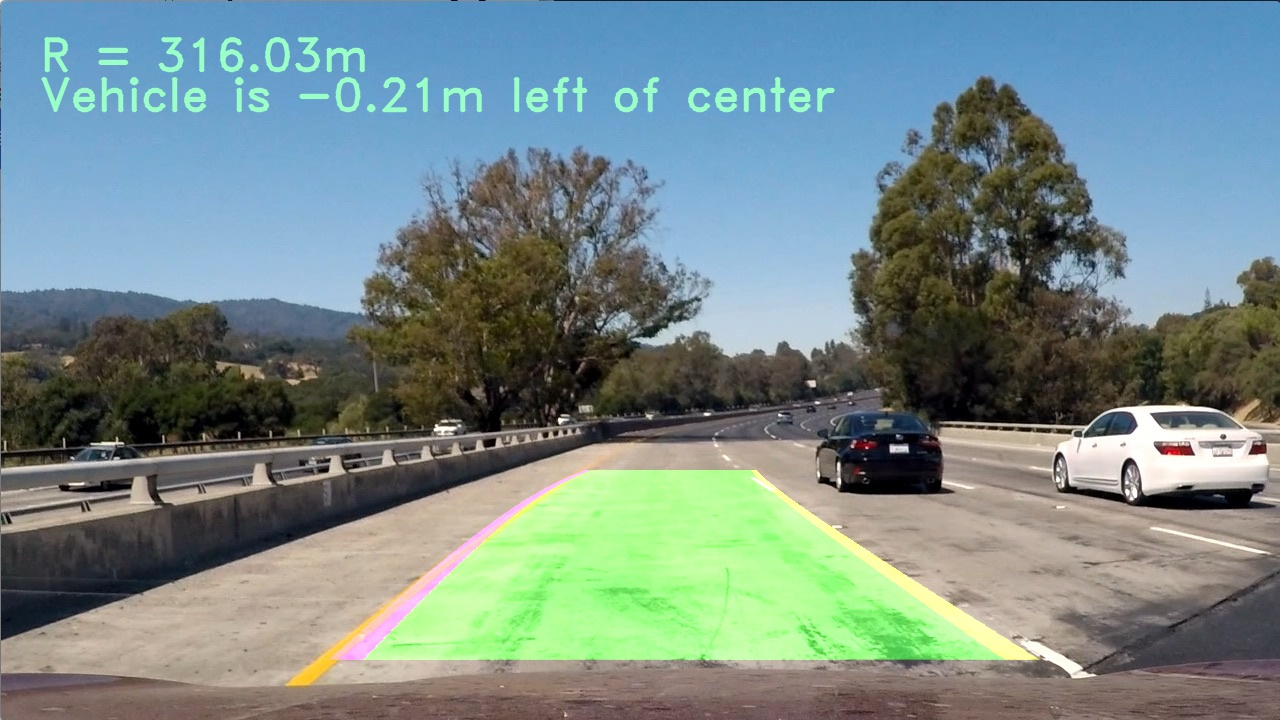
#> input picture draw_img.jpg, 1280 x 720 px; its folder holds only this picture in this run
$ python -i helpers.py   (imports and definitions only)   (older library calls are emulated)
#> lines starting #> are read from the running program, lines starting #| are printed output that depends on the picture
import numpy as np
import cv2
import glob
import matplotlib.pyplot as plt
import pickle

# [52 lines left out: function calibrate, not called in this run]


# define threshold functions

def abs_sobel_thresh(image, orient='x', sobel_kernel=3, thresh=(0, 255)):
    # Convert to grayscale
#> called with orient = 'x', sobel_kernel = 3, thresh = (0, 255)
    gray = cv2.cvtColor(image, cv2.COLOR_RGB2GRAY)
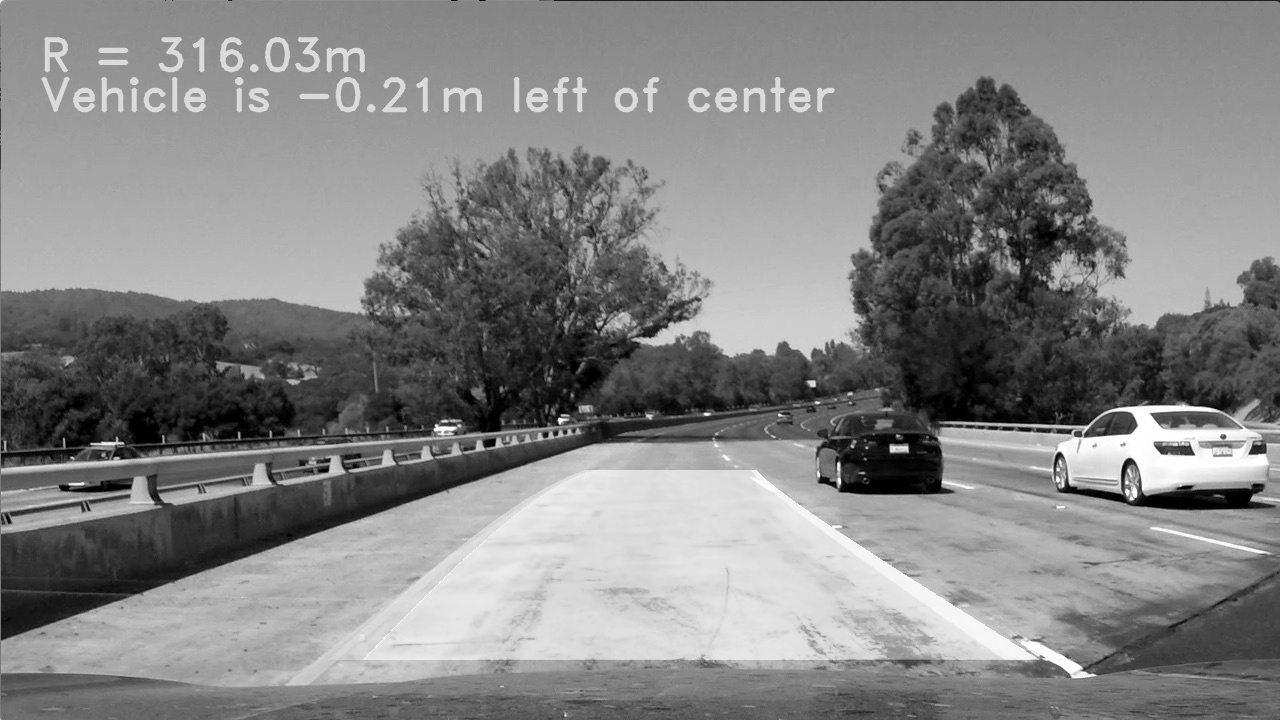
#> gray: shape (720, 1280); min 0, max 255, mean 131.8
    # Apply x or y gradient with the OpenCV Sobel() function
    # and take the absolute value
    if orient == 'x':
        abs_sobel = np.absolute(cv2.Sobel(gray, cv2.CV_64F, 1, 0))
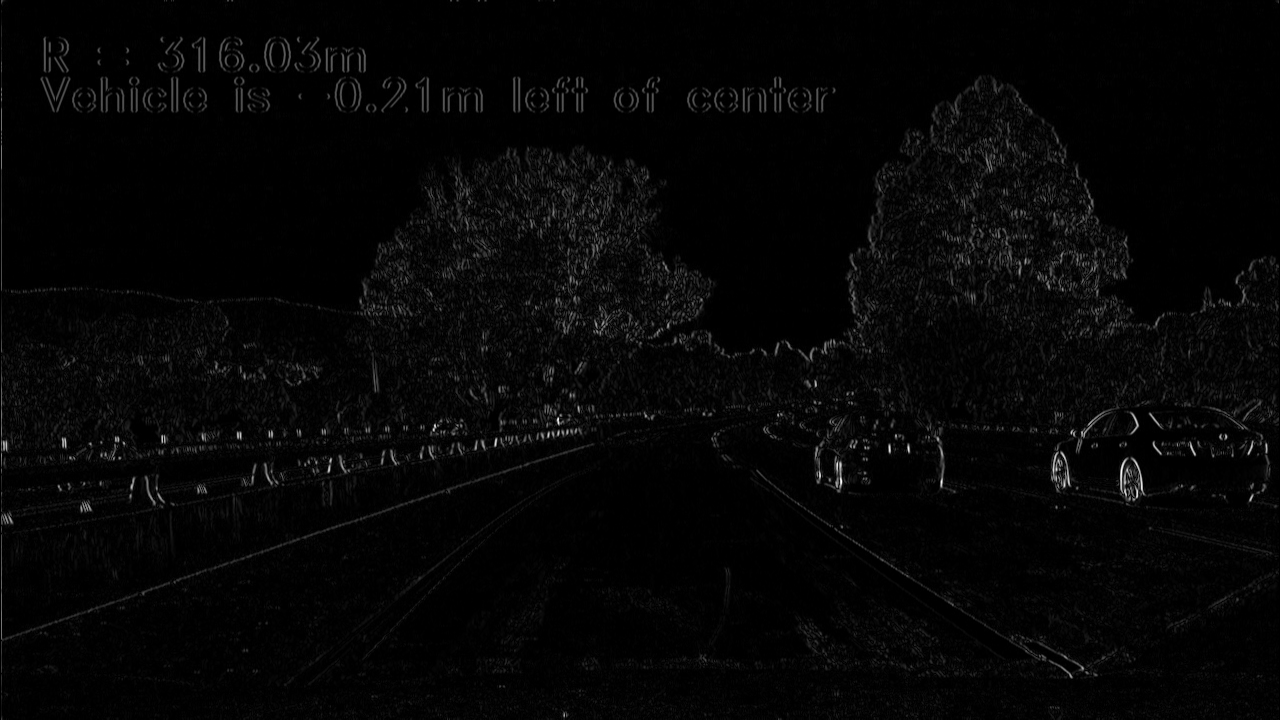
#> abs_sobel: shape (720, 1280) float64; min 0, max 860, mean 20.9; drawn with min black and max white
    if orient == 'y':
        abs_sobel = np.absolute(cv2.Sobel(gray, cv2.CV_64F, 0, 1))
    # Rescale back to 8 bit integer
    scaled_sobel = np.uint8(255*abs_sobel/np.max(abs_sobel))
    # Create a copy and apply the threshold
    binary_output = np.zeros_like(scaled_sobel)
    # Here I'm using inclusive (>=, <=) thresholds, but exclusive is ok too
    binary_output[(scaled_sobel >= thresh[0]) & (scaled_sobel <= thresh[1])] = 1

    # Return the result
    return binary_output


# [114 lines left out: functions mag_thresh, dir_threshold, hls_S, lab_L, apply_thresholds, draw_lane, not called in this run]

'''
# process an image
def pipline(img, mtx, dist, None, mtx):
    # undistor
    undist = cv2.undistort(img, mtx, dist, None, mtx)
    M = cv2.getPerspectiveTransform(src, dst)
    # Warp the image using OpenCV warpPerspective()
    warped = cv2.warpPerspective(undist, M, img_size)
    # thresholds

    # prespective transform
    return
'''

>>> import cv2
>>> picture = cv2.cvtColor(cv2.imread('draw_img.jpg'), cv2.COLOR_BGR2RGB)
>>> result = abs_sobel_thresh(picture)
#> result: shape (720, 1280); every value is 1

$ run again, on undist.jpg
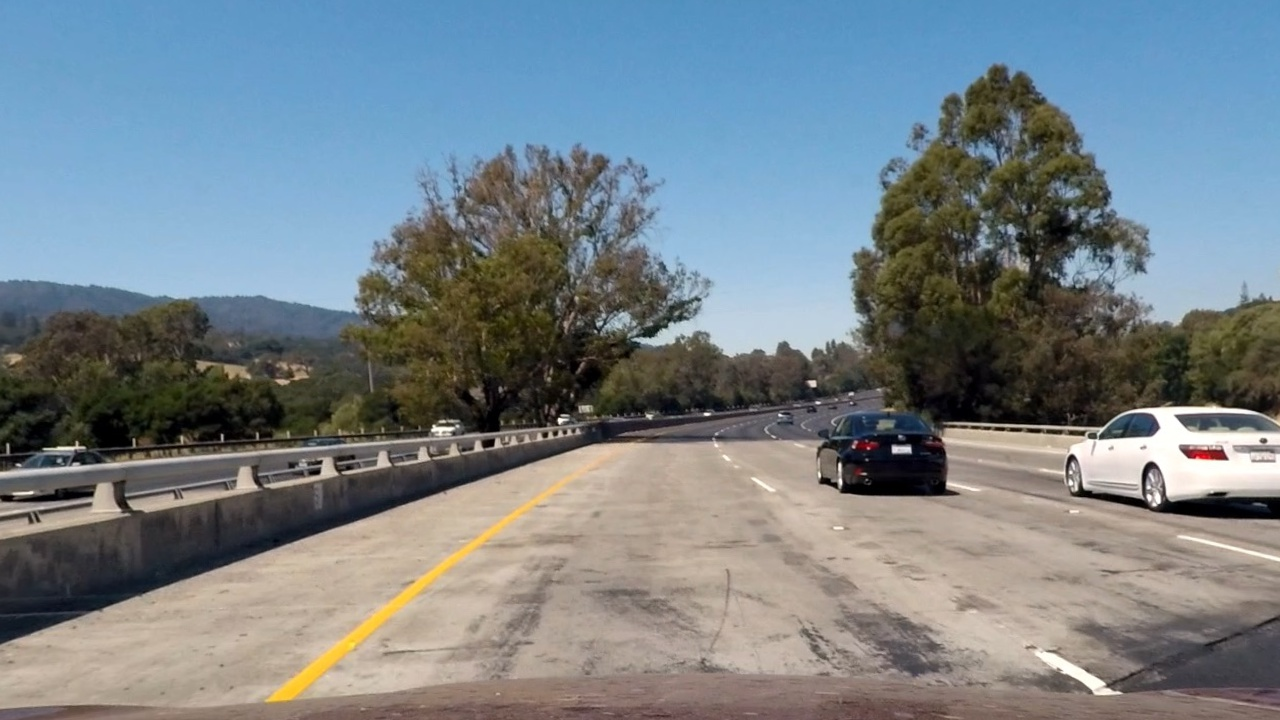
#> input picture undist.jpg, 1280 x 720 px
#> in abs_sobel_thresh, `gray = cv2.cvtColor(image, cv2.COLOR_RGB2GRAY)`:
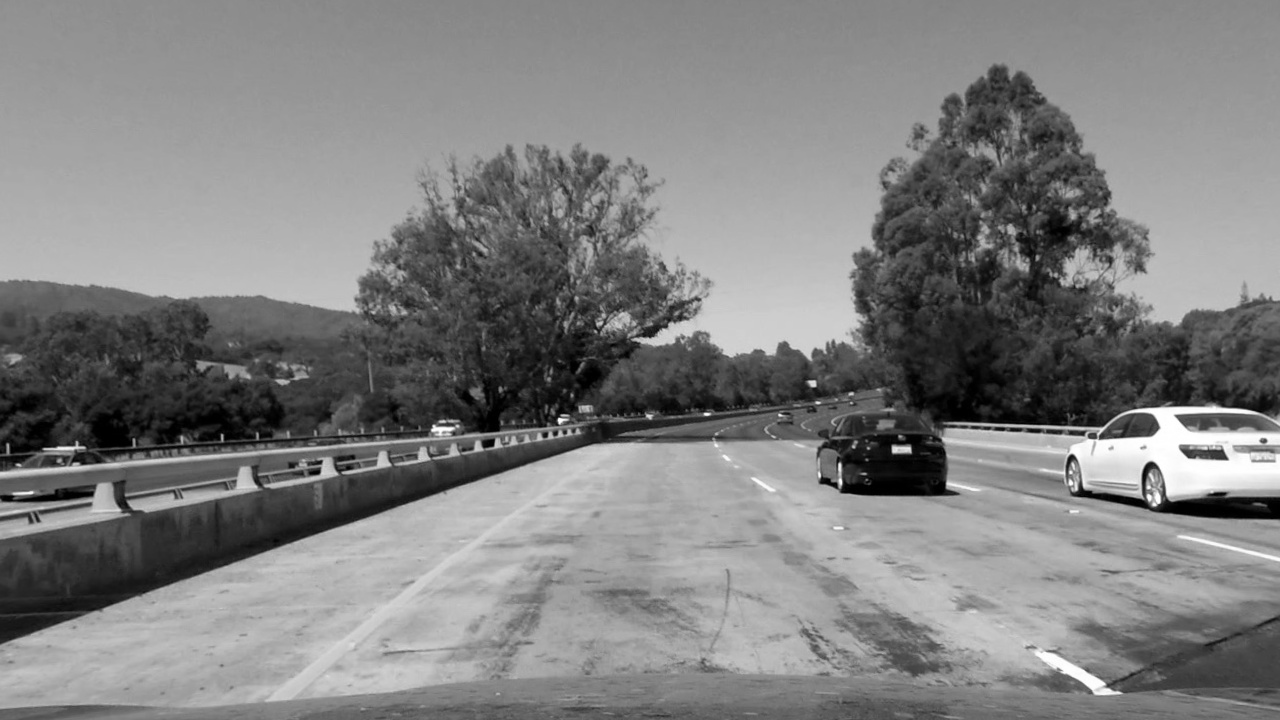
#> gray: shape (720, 1280); min 0, max 255, mean 127.5
#> in abs_sobel_thresh, `abs_sobel = np.absolute(cv2.Sobel(gray, cv2.CV_64F, 1, 0))`:
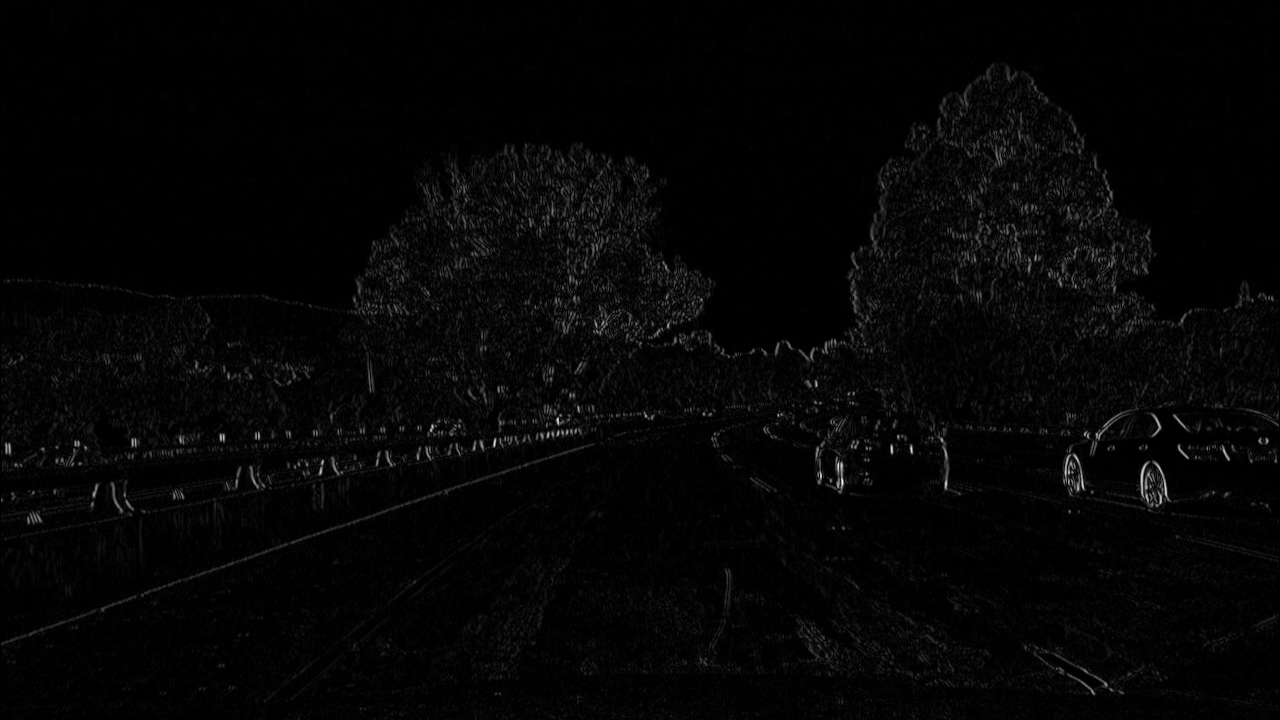
#> abs_sobel: shape (720, 1280) float64; min 0, max 817, mean 17.9; drawn with min black and max white
#> result: shape (720, 1280); every value is 1
